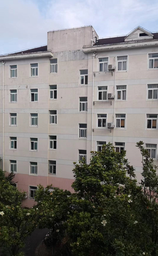
#> input picture images/Origin/exp2.png, 158 x 256 px, shrunk from 519 x 839 before the run, found by its file name
$ python test_order.py
#> lines starting #> are read from the running program, lines starting #| are printed output that depends on the picture; after the words box and inside, x2 and y2 are one past the last pixel; in counts of white or black regions, pixels touching at a corner belong together
### code/stitch.py
import numpy as np
import matplotlib.pyplot as plt
import cv2
import random
import sys
sys.path.append("..")
from SIFT.sift_main import sift_detect


from utils import *


def get_key_points_and_features(image):
	"""
	使用SIFT算法检测输入图像的关键点和对应特征
	输入：
		image：3维numpy矩阵，待处理图像
	输出：
		key_points: 图像检测出的关键点
		features: 每一个关键点对应的特征向量
	"""
	sift = cv2.SIFT_create()
	key_points, features = sift.detectAndCompute(image, None)
	# return sift_detect(image)
	return key_points, features


def match_key_points(key_points_left, key_points_right, features_left, features_right, ratio_threshold):
	"""
	一一匹配两张图片的特征点
	输入：
		key_points_left：左边图片的关键点
		key_points_right：右边图片的关键点
		features_left：左边图片关键点对应的特征向量
		features_right：右边图片关键点对应的特征向量
		ratio_threshold：特征匹配度阈值
	输出：
		matched_positions：元素为元组的列表，左右图对应特征点的坐标
	"""
	# 对左图每一个特征点，遍历右图的特征点，并找到第一和第二匹配的特征点，作为候选特征对
	candidate_pairs = []
	for i, feature_left in enumerate(features_left):
		# 初始化
		min_index = -1
		min_distance = np.inf
		second_min_distance = np.inf

		# 遍历右图每一个特征点
		for j, feature_right in enumerate(features_right):
			cur_distance = np.linalg.norm(feature_left - feature_right) # 使用二范数度量特征向量的差
			# 更新第一匹配特征点
			if cur_distance < min_distance:
				min_index = j
				min_distance = cur_distance
			# 更新第二匹配特征点
			elif cur_distance < second_min_distance != min_distance:
				second_min_distance = cur_distance
		candidate_pairs.append((min_index, min_distance, second_min_distance))

	# 判断第一匹配特征对是否足够显著
	matched_indices = []
	for i, (min_index, min_distance, second_min_distance) in enumerate(candidate_pairs):
		if min_distance / second_min_distance <= ratio_threshold:
			matched_indices.append((i, min_index))

	# 取出左右两张图对应特征点的坐标
	matched_positions = []
	for left_index, right_index in matched_indices:
		position_left = (int(key_points_left[left_index].pt[0]), int(key_points_left[left_index].pt[1]))
		position_right = (int(key_points_right[right_index].pt[0]), int(key_points_right[right_index].pt[1]))
		matched_positions.append((position_left, position_right))

	return matched_positions


def fit_perspective_matrix(matched_positions, num_iterations=5000, inlier_threshold=5, num_samples=4, measurement='l2', txt=None):
	"""
	使用RANSAC算法计算变换的单应性矩阵
	输入：
		matched_positions：列表，对应的特征点的坐标
		num_iterations：最大循环次数
		inlier_threshold：inlier最小阈值
		num_samples：每次随机采样特征对数量
		measurement：字符串，度量特征向量差值的方法
	输出：
		best_H：最佳的投影变换矩阵
	"""
	assert measurement in {'l1', 'inf', 'l2'}

	# 提取对应的左右特征点
	left_points, right_points = zip(*matched_positions)
	left_points = np.array(left_points)
	right_points = np.array(right_points)

	# 应用RANSAC算法，计算单应性矩阵
	# 设置超参数
	num_position_pairs = len(matched_positions) # 总特征对数量
	num_max_inliers = -1  # 最多inlier
	best_H = None  # 最佳单应性矩阵

	# 如果采样点取值为none，则默认为使用所有特征对计算单应性矩阵
	if num_samples is None:
		num_iterations = 1
		num_samples = len(matched_positions)

	# 度量特征向量距离的方法
	if measurement == "l1":
		norm_ord = 1
	elif measurement == "inf":
		norm_ord = np.inf
	else:
		norm_ord = 2

	# 循环应用RANSAC算法
	for _ in range(num_iterations):
		# 随机从左右特征对中抽取一定数量特征对，并计算单应性矩阵
		sampled_indices = random.sample(range(num_position_pairs), num_samples)
		H = solve_perspective_matrix(right_points[sampled_indices], left_points[sampled_indices])

		# 计算该循环的单应性矩阵性能，用inlier的数量评价
		num_inliers = 0
		for i in range(num_position_pairs):
			right_point = right_points[i]
			left_point = left_points[i]
			if i not in sampled_indices:
				mapped_left_point = H @ np.hstack((right_point, 1))
				if mapped_left_point[2] <= 1e-8:   # 避免计算溢出
					continue

				# 计算右图特征点投影变换后对应左图的坐标
				mapped_left_point /= mapped_left_point[2]
				# 如果坐标之差小于给定阈值，则判定其为inlier
				if np.linalg.norm(mapped_left_point[:2] - left_point, norm_ord) < inlier_threshold:
					num_inliers += 1

		# 更新最佳单应性矩阵和最大inlier数量
		if num_max_inliers < num_inliers:
			num_max_inliers = num_inliers
			best_H = H

	print(f"The number of inliers of the best homograph matrix: {num_max_inliers}")
	if txt:
		txt.insert('end', f"The number of inliers of the best homograph matrix: {num_max_inliers}\n")

	return best_H


def warp(image_left, image_right, H, blending_mode):
	"""
	变换右图图像矩阵并进行拼接
	输入：
		image_left：三维numpy矩阵，左图
		image_right：三维numpy矩阵，原始右图
		H：numpy矩阵，单应性矩阵
		blending_mode：左右两图混合模式，有三种可选模式：no_blending、linear_blending
	输出：
		stitch_img：拟合后的图像
	"""
	assert blending_mode in {'no_blending', 'linear_blending'}

	# 初始化输出的缝合图像画布
	height_left, width_left, _ = image_left.shape
	height_right, width_right, _ = image_right.shape
	height_stitch = max(height_left, height_right)
	width_stitch = width_left + width_right
	stitch_img = np.zeros((height_stitch, width_stitch, 3), dtype=np.uint8)

	# 不对两图进行拟合，则直接将右图覆盖在左图上
	if blending_mode == "no_blending":
		stitch_img[:height_left, :width_left] = image_left

	# 对输出图像各个像素点进行反向变换，如果坐标落在右图范围内，则对右图像素点进行采样
	inv_H = np.linalg.inv(H)
	for h in range(height_stitch):
		for w in range(width_stitch):
			# 反向变换
			original_left_point = np.array([w, h, 1])
			mapped_right_point = inv_H @ original_left_point
			mapped_right_point /= mapped_right_point[2]

			y, x, _ = mapped_right_point
			# 判断反向变换后的像素点是否在右图范围内
			if 0 < x < height_right and 0 < y < width_right:
				# 若在右图范围内，则进行双线性插值，否则跳过该点
				stitch_img[h, w] = bilinear_interpolation_single(image_right, (x, y))

	# 使用线性拟合的方法缝合两图
	if blending_mode == "linear_blending":
		stitch_img = linear_blending(image_left, stitch_img)

	# 除去画布四周多余的黑边
	stitch_img = removeBlackBorder(stitch_img)

	return stitch_img


def stitch(image_left, image_right, blending_mode="linear_blending", ratio_threshold=0.75, test_mode=False, txt=None):
	"""
	缝合图像的主函数
	输入：
		image_left：三维numpy矩阵，待缝合的左图
		image_right：三维numpy矩阵，待缝合的右图
		blending_mode：字符串，图像拟合模式
		ratio_threshold：关键特征对选取阈值
		test_mode：bool，测试模式。如果为测试模式，则同时输出中间计算的单应性矩阵结果
	输出：
		warped_image：裁剪后的图像
		H：投影变换的单应性矩阵
	"""
	# step1：使用SIFT算法查找两图的关键点和对应的特征向量
	print("Step1 - Use SIFT algorithm extract the key points and features...")
	if txt:
		txt.insert('end', "Step1 - Use SIFT algorithm extract the key points and features...\n")
	key_points_left, features_left = get_key_points_and_features(image_left)
	key_points_right, features_right = get_key_points_and_features(image_right)

	# step2：匹配两图的对应特征对，并选出足够显著的特征对
	print("Step2 - Match the key points of two images...")
	if txt:
		txt.insert('end', "Step2 - Match the key points of two images...\n")
	matched_positions = match_key_points(key_points_left, key_points_right, features_left, features_right, ratio_threshold)
	print("The number of matching points:", len(matched_positions))

	# 可视化带有关键点对的图像
	matching_image_origin, matching_image = draw_matched_points(image_left, image_right, matched_positions)

	# Step3：使用RANSAC算法循环计算最佳的单应性投影矩阵
	print("Step3 - Find the best homography matrix with RANSAC algorithm...")
	if txt:
		txt.insert('end', "Step3 - Find the best homography matrix with RANSAC algorithm...\n")
	H = fit_perspective_matrix(matched_positions, txt=txt)

	# Step4：对图像进行投影变换并缝合
	print("Step4 - Warp and stitch images...")
	if txt:
		txt.insert('end', "Step4 - Warp and stitch images...\n")
	warped_image = warp(image_left, image_right, H, blending_mode)

	if test_mode:
		return matching_image_origin, matching_image, warped_image, H
	else:
		return matching_image_origin, matching_image, warped_image

### code/utils.py
import numpy as np
import matplotlib.pyplot as plt
import cv2
import math


def removeBlackBorder(image):
	"""
	移除缝合后的图像的多余黑边
	输入：
		image：三维numpy矩阵，待处理图像
	输出：
		裁剪后的图像
	"""
	height, width, _ = image.shape
	reduced_height, reduced_width = height, width

	# 鉴于我们的程序拼接图像是从左向右拼接，因此这里使用从右到左查找黑边边界范围
	for col in range(width - 1, -1, -1):
		for i in range(height):
			if np.count_nonzero(image[i, col]) > 0:
				break
		else:
			reduced_width = reduced_width - 1

	# 拼接图像是从上到下拼接，因此这里使用从下到上查找黑边边界范围
	for row in range(height - 1, -1, -1):
		for i in range(reduced_width):
			if np.count_nonzero(image[row, i]) > 0:
				break
		else:
			reduced_height = reduced_height - 1

	return image[:reduced_height, :reduced_width]


def solve_perspective_matrix(right_points, left_points):
	"""
	求解单应性矩阵
	输入：
		right_points：列表，左图对应的特征点
		left_points：列表，右图对应的特征点
	输出：
		H：三维列表，计算好的单应性矩阵
	:param right_points: coordinates of the points in the original plane
	:param left_points: coordinates of the points in the target plane
	:return H: the perspective matrix
	"""
	A = []
	for r in range(len(right_points)):
		A.append([
			-right_points[r, 0], -right_points[r, 1], -1, 0, 0, 0,
			right_points[r, 0] * left_points[r, 0], right_points[r, 1] * left_points[r, 0], left_points[r, 0]
		])
		A.append([
			0, 0, 0, -right_points[r, 0], -right_points[r, 1], -1,
			right_points[r, 0] * left_points[r, 1], right_points[r, 1] * left_points[r, 1], left_points[r, 1]
		])

	# 使用SVD算法求解等式Ah=0
	u, s, vh = np.linalg.svd(A)
	# 从vh中取出单应性矩阵（具体数学推导见报告）
	H = vh[8].reshape((3, 3))
	# 对单应性矩阵归一化
	H /= H.item(8)

	return H


def linear_blending(image_left, image_right):
	"""
	实现线性拟合算法
	输入：
		image_left：三维numpy矩阵，待拟合的左图
		image_right：三维numpy矩阵，待拟合的右图
	输出：
		blended_image：三维numpy矩阵，拟合后的图片
	"""
	height_left, width_left, _ = image_left.shape
	height_right, width_right, _ = image_right.shape
	image_left_mask = np.zeros((height_right, width_right), dtype=bool)
	image_right_mask = np.zeros((height_right, width_right), dtype=bool)

	# 分别寻找左右图的范围，即灰度值不为零的像素点位置
	for i in range(height_left):
		for j in range(width_left):
			if np.count_nonzero(image_left[i, j]) > 0:
				image_left_mask[i, j] = True
	for i in range(height_right):
		for j in range(width_right):
			if np.count_nonzero(image_right[i, j]) > 0:
				image_right_mask[i, j] = True

	# 查找两图重叠的区域，创建重叠的mask
	overlap_mask = np.zeros((height_right, width_right), dtype=bool)
	for i in range(height_right):
		for j in range(width_right):
			if image_left_mask[i, j] and image_right_mask[i, j]:
				overlap_mask[i, j] = True

	# 根据像素点距离左右两图的距离，计算重叠区域线性拟合的比例
	blending_mask = np.zeros((height_right, width_right))
	for i in range(height_right):
		min_index = max_index = -1
		for j in range(width_right):
			# 判断重叠区域左边界
			if overlap_mask[i, j] and min_index == -1:
				min_index = j
			# 更新重叠区域右边界
			if overlap_mask[i, j]:
				max_index = j

		if min_index == max_index:  # 说明这一横行没有重叠区域，无需拟合
			continue

		# 根据插值方法计算线性拟合的比例，简单来说，距离左图越近，左图占比越大；距离右图越近，右图占比越大
		decrease_step = 1 / (max_index - min_index)
		for j in range(min_index, max_index + 1):
			blending_mask[i, j] = 1 - (decrease_step * (j - min_index))

	# 创建输出的线性拟合画布
	blended_image = np.copy(image_right)
	blended_image[:height_left, :width_left] = np.copy(image_left)

	# 对每个像素点，判断是否在重叠区域，如果是，则需要应用线性拟合
	for i in range(height_right):
		for j in range(width_right):
			if overlap_mask[i, j]:
				blended_image[i, j] = blending_mask[i, j] * image_left[i, j] + (1 - blending_mask[i, j]) * image_right[i, j]

	return blended_image


def draw_matched_points(image_left, image_right, matched_positions):
	"""
	可视化两张图对应的关键点
	输入：
		image_left：三维numpy矩阵，左图
		image_right：三维numpy矩阵，右图
		matched_position：列表，对应的关键点
	输出：
		matching_image_origin：三维numpy矩阵，两图像并排放置的结果
		matching_image：三维numpy矩阵，在并排放置的基础上，加了特征点和对应特征连线的图像
	"""

	# 初始化输出画布，并将左右两图添加到画布上
	height_left, width_left, _ = image_left.shape
	height_right, width_right, _ = image_right.shape
	matching_image = np.zeros((max(height_left, height_right), width_left + width_right, 3), dtype=np.uint8)
	matching_image[:height_left, :width_left] = image_left
	matching_image[:height_right, width_left:] = image_right
	matching_image_origin = np.copy(matching_image)

	# 在画布上添加特征点和对应连线
	for left_position, right_position in matched_positions:
		center_left = left_position
		center_right = (right_position[0] + width_left, right_position[1])
		cv2.circle(matching_image, center_left, 3, (153, 0, 102), 1)
		cv2.circle(matching_image, center_right, 3, (0, 102, 51), 1)
		cv2.line(matching_image, center_left, center_right, (255, 255, 153), 1)

	return matching_image_origin, matching_image


def bilinear_interpolation_single(image, coord):
	"""
	对单一坐标进行双线性插值
	输入：
		image: 三维numpy矩阵，要在其上进行插值
		coord: 两个元素的元组，代表坐标（浮点数）
	输出：
		intensity：三个元素的numpy数组，代表该坐标三个通道的强度值
	"""
	height, width, _ = image.shape
	# 浮点坐标
	x, y = coord
	# 四个邻居点坐标
	x1, y1 = math.floor(x), math.floor(y)
	x2, y2 = min(x1 + 1, height - 1), min(y1 + 1, width - 1)
	# 线性权重
	s, r = x - x1, y - y1
	# 四个邻居点的强度
	p0, p1, p2, p3 = image[x1, y1], image[x1, y2], image[x2, y1], image[x2, y2]
	# 双线性加权得到浮点坐标的强度值
	intensity = np.round((1-s)*(1-r) * p0 + (1-s)*r * p1 + s*(1-r) * p2 + s*r * p3)
	return intensity

### code/test_order.py
import matplotlib.pyplot as plt
import cv2
import os
import time
from stitch import stitch
from stitch import *

if __name__ == "__main__":

    # 导入要拼接的两张图像
    image_path = "../origin/images"
    image_name_1 = 'exp2.png'
    image_name_2 = 'exp1.png'
    start = time.time()
    image_left = cv2.imread(os.path.join(image_path, image_name_1))
#> image_left is the input picture: shape (256, 158, 3); mean B, G, R 120.9, 122.2, 123.6
    image_left = cv2.resize(image_left, (0, 0), fx=0.5, fy=0.5, interpolation=cv2.INTER_LINEAR)
#> image_left: shape (128, 79, 3)
    image_right = cv2.imread(os.path.join(image_path, image_name_2))
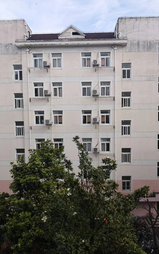
#> input picture images/Origin/exp1.png, 159 x 254 px, shrunk from 520 x 832 before the run, found by its file name
#> image_right is the input picture: shape (254, 159, 3); mean B, G, R 124.6, 126.3, 127.9
    image_right = cv2.resize(image_right, (0, 0), fx=0.5, fy=0.5, interpolation=cv2.INTER_LINEAR)
#> image_right: shape (127, 80, 3)

    # 选择合适的参数对两张图片进行缝合
    blending_mode = "linear_blending"
    stitched_image_right = stitch(image_left, image_right, blending_mode)
#> in get_key_points_and_features, `key_points, features = sift.detectAndCompute(image, None)`: key_points = 112 keypoints; strongest (x, y, size): (22, 24, 2.2), (17, 48, 2.2), (60, 20, 2.6), (41, 49, 2.2)
#> in stitch, `key_points_left, features_left = get_key_points_and_features(image_left)`: key_points_left has the same summary as key_points in get_key_points_and_features
#> in get_key_points_and_features (call 2), `key_points, features = sift.detectAndCompute(image, None)`: key_points = 117 keypoints; strongest (x, y, size): (27, 18, 2.7), (55, 18, 2.6), (54, 74, 1.9), (63, 37, 3)
#> in stitch, `key_points_right, features_right = get_key_points_and_features(image_r..`: key_points_right has the same summary as key_points in get_key_points_and_features
#> the loop in match_key_points, `for i, feature_left in enumerate(features_left):` made 112 passes
#> after the loop in match_key_points, `for i, feature_left in enumerate(features_left):`: candidate_pairs = 112 items, first 6: (114, 413.9, 462.2), (14, 407.9, 440.1), (70, 367.2, 402), (51, 402.8, 412), (58, 319.2, 378.9), (57, 340.7, 382.7)
#> the loop in match_key_points, `for i, (min_index, min_distance, second_min_distance) in enumerate(can..` made 112 passes
#> (min_index, min_distance, second_min_distance) on passes 1 to 12: (114, 413.9, 462.2), (14, 407.9, 440.1), (70, 367.2, 402), (51, 402.8, 412), (58, 319.2, 378.9), (57, 340.7, 382.7), (6, 228.1, 245.4), (5, 196.7, 242.9), (6, 258.4, 287.8), (5, 199.5, 270.6), (38, 378.7, 383.3), (45, 360.8, 365)
#> after the loop in match_key_points, `for i, (min_index, min_distance, second_min_distance) in enumerate(can..`: matched_indices = 37 pairs, first value 9 to 111, second value 0 to 108
#> the loop in match_key_points, `for left_index, right_index in matched_indices:` made 37 passes
#> (left_index, right_index, position_left, position_right) on passes 1 to 12: (9, 5, (6, 60), (9, 51)), (17, 48, (11, 34), (35, 30)), (19, 49, (11, 34), (35, 30)), (22, 5, (16, 48), (9, 51)), (34, 78, (21, 24), (55, 17)), (43, 5, (26, 59), (9, 51)), (55, 0, (35, 88), (4, 88)), (57, 1, (38, 92), (7, 92)), (58, 108, (38, 64), (66, 49)), (60, 5, (41, 53), (9, 51)), (63, 4, (41, 35), (8, 33)), (64, 6, (42, 40), (9, 65))
#> after the loop in match_key_points, `for left_index, right_index in matched_indices:`: matched_positions = 37 items
#| The number of matching points: 37
#> the loop in draw_matched_points, `for left_position, right_position in matched_positions:` made 37 passes
#> (right_position, center_left, center_right) on passes 1 to 12: ((9, 51), (6, 60), (88, 51)), ((35, 30), (11, 34), (114, 30)), ((35, 30), (11, 34), (114, 30)), ((9, 51), (16, 48), (88, 51)), ((55, 17), (21, 24), (134, 17)), ((9, 51), (26, 59), (88, 51)), ((4, 88), (35, 88), (83, 88)), ((7, 92), (38, 92), (86, 92)), ((66, 49), (38, 64), (145, 49)), ((9, 51), (41, 53), (88, 51)), ((8, 33), (41, 35), (87, 33)), ((9, 65), (42, 40), (88, 65))
#> after the loop in draw_matched_points, `for left_position, right_position in matched_positions:`:
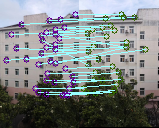
#> matching_image: shape (128, 159, 3); mean B, G, R 130.5, 129.8, 123.9
#> in fit_perspective_matrix, `left_points, right_points = zip(*matched_positions)`: left_points = 37 pairs, first value 6 to 75, second value 14 to 95; right_points = 37 pairs, first value 4 to 66, second value 14 to 93
#> in fit_perspective_matrix, `num_position_pairs = len(matched_positions)`: num_position_pairs = 37
#> after the loop in fit_perspective_matrix, `for _ in range(num_iterations):`: num_max_inliers = 20
#| The number of inliers of the best homograph matrix: 20
#> in stitch, `H = fit_perspective_matrix(matched_positions, txt=txt)`: H = [[0.975, -0.09, 35.11], [-0.0227, 0.951, 2.17], [-0.00103, -0.000339, 1]]
#> in warp, `inv_H = np.linalg.inv(H)`: inv_H = [[0.991, 0.0813, -34.97], [0.0213, 1.05, -3.04], [0.00102, 0.00044, 0.963]]
#> the loop in warp, `for h in range(height_stitch):` made 128 passes
#> after the loop in linear_blending, `for i in range(height_left):`:
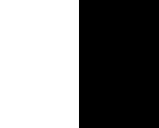
#> image_left_mask: shape (128, 159) bool; 49.7% white; 1 white region, box (x1, y1, x2, y2) and area: (0, 0, 79, 128) 10112
#> after the loop in linear_blending, `for i in range(height_right):`: image_right_mask: shape (128, 159) bool; 55.8% white; 1 black region, box (x1, y1, x2, y2) and area: (0, 0, 159, 128) 8995
#> after the loop in linear_blending, `for i in range(height_right):`: overlap_mask: shape (128, 159) bool; 30% white; 1 white region, box (x1, y1, x2, y2) and area: (25, 2, 79, 128) 6103
    stitched_image_wrong = stitch(image_right, image_left, blending_mode)
#> the loop in match_key_points (call 2), `for i, feature_left in enumerate(features_left):` made 117 passes
#> the loop in match_key_points (call 2), `for i, (min_index, min_distance, second_min_distance) in enumerate(can..` made 117 passes
#> (min_index, min_distance, second_min_distance) on passes 1 to 12: (55, 235, 333.4), (57, 168.9, 396), (56, 363.1, 402.8), (44, 231.1, 336.7), (63, 152.7, 250.6), (60, 179.9, 189), (64, 153.5, 232), (65, 192.8, 268.7), (56, 411.3, 426.4), (39, 318.8, 320.5), (73, 413.7, 454.8), (101, 359.4, 449.4)
#> the loop in match_key_points (call 2), `for left_index, right_index in matched_indices:` made 33 passes
#> (left_index, right_index) on passes 1 to 12: (0, 55), (1, 57), (3, 44), (4, 63), (6, 64), (7, 65), (14, 66), (15, 67), (16, 67), (18, 68), (20, 69), (21, 70)
#| The number of matching points: 33
#> the loop in draw_matched_points (call 2), `for left_position, right_position in matched_positions:` made 33 passes
#> (left_position, right_position) on passes 1 to 12: ((4, 88), (35, 88)), ((7, 92), (38, 92)), ((8, 33), (26, 43)), ((8, 33), (41, 35)), ((9, 65), (42, 40)), ((9, 65), (42, 40)), ((13, 29), (46, 32)), ((14, 46), (46, 47)), ((14, 59), (46, 47)), ((15, 79), (46, 80)), ((16, 93), (46, 94)), ((16, 72), (47, 73))
#> after the loop in draw_matched_points (call 2), `for left_position, right_position in matched_positions:`:
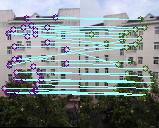
#> matching_image: shape (128, 159, 3); mean B, G, R 136.1, 135.5, 124.6
#| The number of inliers of the best homograph matrix: 17
#> after the loop in linear_blending (call 2), `for i in range(height_left):`: image_left_mask: shape (128, 159) bool; 49.9% white; 1 white region, box (x1, y1, x2, y2) and area: (0, 0, 80, 127) 10160
#> after the loop in linear_blending (call 2), `for i in range(height_right):`: image_right_mask: shape (128, 159) bool; 26.7% white; 1 white region, box (x1, y1, x2, y2) and area: (0, 0, 48, 126) 5438
#> after the loop in linear_blending (call 2), `for i in range(height_right):`:
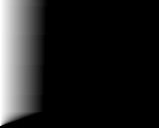
#> blending_mask: shape (128, 159) float64; min 0, max 1, mean 0.134
#> after the loop in linear_blending (call 2), `for i in range(height_right):`:
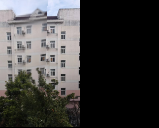
#> blended_image: shape (128, 159, 3); mean B, G, R 60.5, 61.4, 62.4
#> in removeBlackBorder (call 2), `return image[:reduced_height, :reduced_width]`:
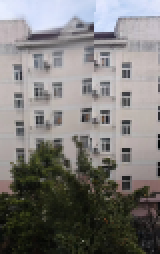
#> returned value: shape (127, 80, 3) (shown 2 times larger); mean of channels 0, 1, 2 121.2, 122.9, 125; drawn as B, G, R
    end = time.time()

    fig, axes = plt.subplots(1, 4, figsize=(12, 6))
    axes[0].imshow(image_left[:, :, ::-1].astype(int))
    axes[0].set_axis_off()
    axes[0].set_title('The left pic we process')
    axes[1].imshow(image_right[:, :, ::-1].astype(int))
    axes[1].set_axis_off()
    axes[1].set_title('The right pic we produce')
#> (the run stopped early here; a loop or call above may not have finished)
